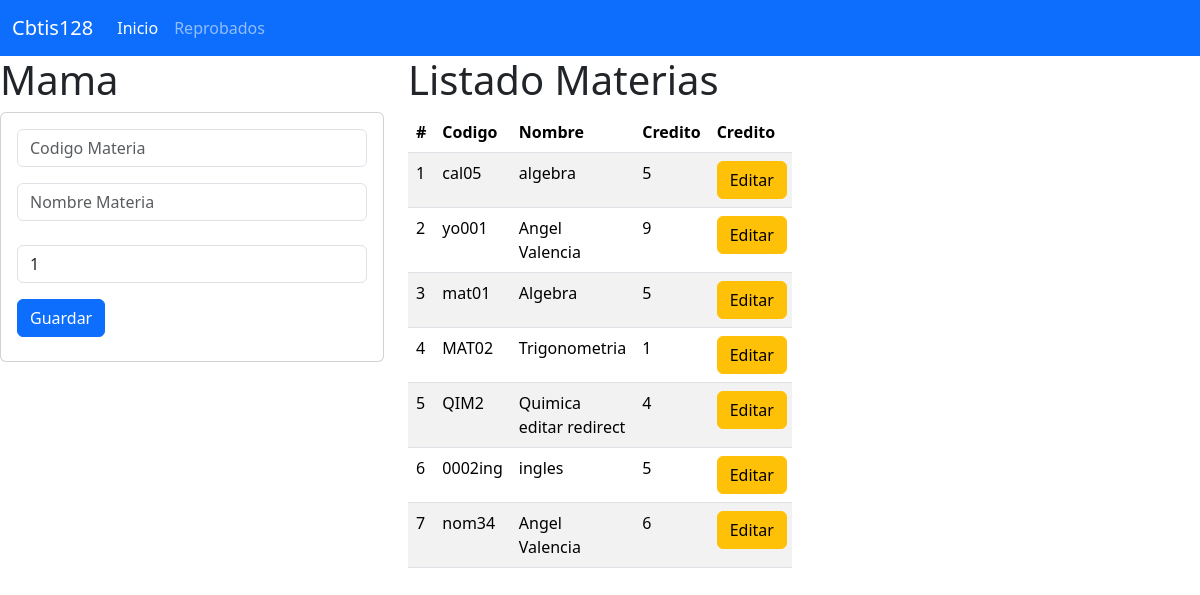
The page / on the database its author committed.
### materia_app/models.py (models this page shows, shortened)
class Materia(models.Model):
    codigo=models.CharField(primary_key=True,max_length=6)
    nombre=models.CharField(max_length=100)
    creditos=models.PositiveSmallIntegerField()

### materia_app/views.py (the view)
# urls.py: path("",views.inicio_vista, name="inicio_vista"),
def inicio_vista(request):
    lasmaterias=Materia.objects.all()
    return render(request,"gestionarMaterias.html",{"mismaterias":lasmaterias})

### materia_app/templates/gestionarMaterias.html (shortened to what this page needs)
{% extends "base.html"%}
{% block cuerpo  %}
<div class="row">
<div class="col-sm-12 col-md-4 col-lg-4 col-xl-4">
    <h1>Mama</h1>
    <div class="card">
        <div class="card-body">
            <form action="/registrarMateria/" method="POST"> {% csrf_token %}
                <div class="form-roup">
                    <input type="text" id="username" name="txtcodigo" class="form-control"
                    placeholder="Codigo Materia" minLenght="6" maxLenght="6" required>
                </div>
                <div class="form-roup py-3">
                    <input type="text" id="username" name="txtnombre" class="form-control"
                    placeholder="Nombre Materia"  maxLenght="100" required>
                </div>
                <div class="form-roup py-2">
                    <input type="text" id="numcredito" name="numcreditos" class="form-control"
                    value="1"  min="1" max="9" required>
                </div>
                <div class="form-roup py-2">
                    <button type="submit" class="btn btn-primary">Guardar</button>
                </div>
            </form>
        </div>
    </div>
</div>
<div class="col-sm-12 col-md-8 col-lg-8 col-xl-4">
    <h1>Listado Materias</h1>
<div class="table-responsive">
    <table class="table table-striped">
        <thead>
          <tr>
            <th scope="col">#</th>
            <th scope="col">Codigo</th>
            <th scope="col">Nombre</th>
            <th scope="col">Credito</th>
            <th colspan ="2">Credito</th>
          </tr>
        </thead>
        <tbody>
            {% for m in mismaterias %}
            <tr>
                <td>{{forloop.counter}}</td>
                <td>{{m.codigo}}</td>
                <td>{{m.nombre}}</td>
                <td>{{m.creditos}}</td>
                <td> <a href="seleccionarMateria/{{m.codigo}}" class="btn btn-warning">Editar</a> </td>
            </tr>
            {% endfor %}
        </tbody>
      </table>
</div>
</div>
</div>
    {% endblock %}

### materia_app/templates/base.html (shortened to what this page needs)
<!doctype html>
<html lang="en">
  <head>
    <link href="https://cdn.jsdelivr.net/npm/bootstrap@5.3.3/dist/css/bootstrap.min.css" rel="stylesheet">
  </head>
  <body>
    <nav class="navbar navbar-expand-lg bg-primary" data-bs-theme="dark">
        <div class="container-fluid">
                <a class="navbar-brand" href="#">Cbtis128</a>
            <div class="collapse navbar-collapse" id="navbarNav">
            <ul class="navbar-nav">
                <li class="nav-item">
                <a class="nav-link active" aria-current="page" href="#">Inicio</a>
                </li>
                <li class="nav-item">
                <a class="nav-link" href="#">Reprobados</a>
            </ul>
            </div>
        </div>
        </nav>
    {% block cuerpo %}
    {% endblock %}
  </body>
</html>

### rows shown on the page
Materia: codigo "cal05", nombre "algebra", creditos "5"
Materia: codigo "yo001", nombre "Angel Valencia", creditos "9"
Materia: codigo "mat01", nombre "Algebra", creditos "5"
Materia: codigo "MAT02", nombre "Trigonometria", creditos "1"
Materia: codigo "QIM2", nombre "Quimica editar redirect", creditos "4"
Materia: codigo "0002ing", nombre "ingles", creditos "5"
Materia: codigo "nom34", nombre "Angel Valencia", creditos "6"
